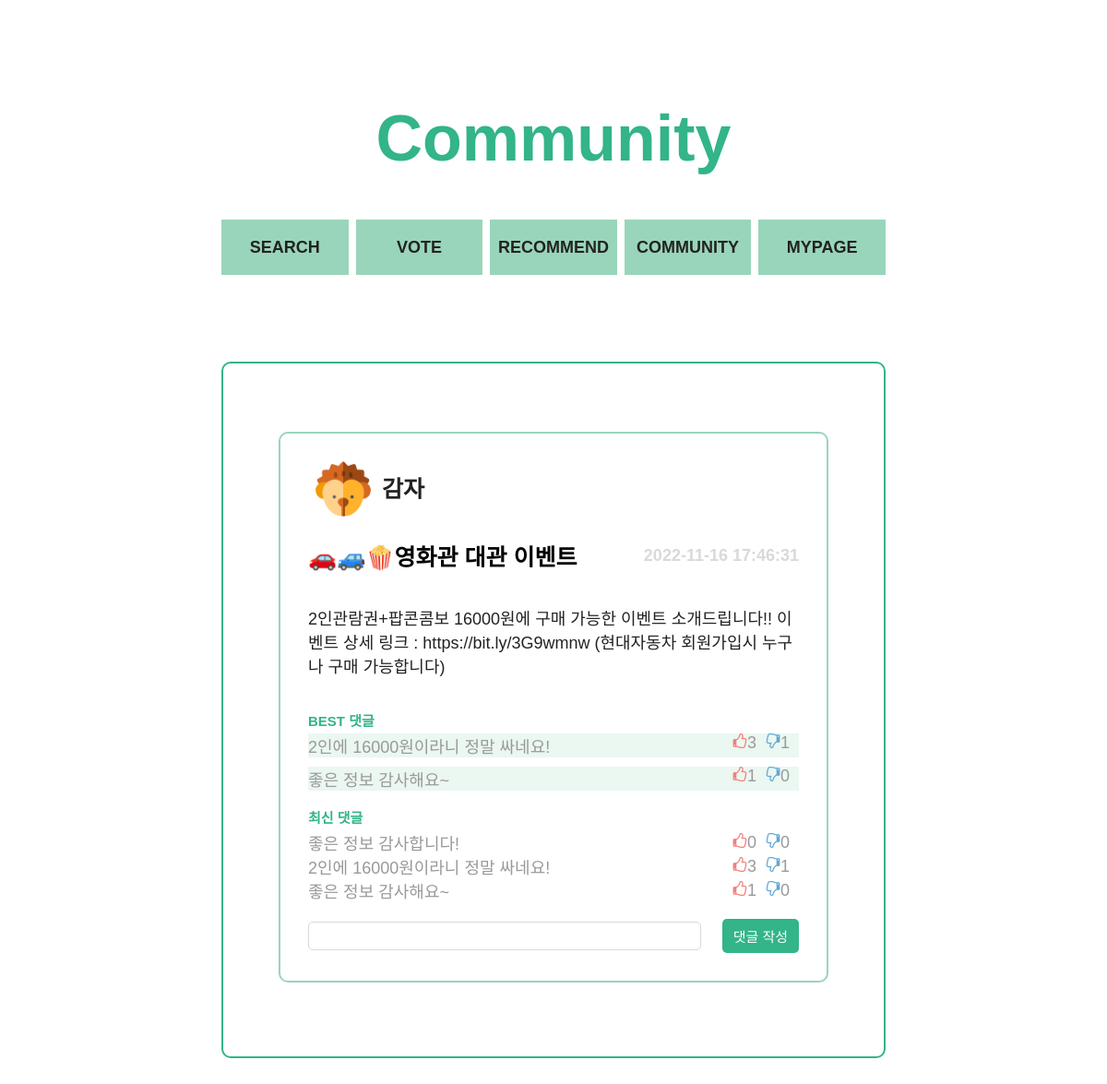
Page /pages/community/community_each.php?boardid=5 (signed in) on the committed database.
### tables this page shows
create table board (
	boardid int not null auto_increment primary key,
	userid varchar(20) not null,
	title varchar(50) not null,
	content varchar(500) not null,
	timestamps timestamp not null DEFAULT CURRENT_TIMESTAMP,
	type varchar(10) not null,
	foreign key (userid) references users (userid)
);

create table users (
	userid varchar(20) not null primary key,
	password varchar(40) not null,
	name varchar(15) not null,
	profile varchar(500) not null
);

create table comment (
	commentid int not null auto_increment primary key,
	boardid int not null,
	userid varchar(20) not null,
	content varchar(500) not null,
	timestamps timestamp not null DEFAULT CURRENT_TIMESTAMP,
	like_no int default 0,
	hate int default 0,
	foreign key (userid) references users (userid),
	foreign key (boardid) references board (boardid)
);

### pages/community/community_each.php (the view, shortened to what this page needs)
<?php
$conn = mysqli_connect("localhost", "team15", "team15", "team15");
$res = array();
$best_comment = array();
$comment = array();
$boardid = $_GET['boardid'];
if (mysqli_connect_errno()) {
    echo "<script>alert('Connection fail');</script>";
    exit();
} else {
    $sql = "select f.title, f.content, f.timestamps, u.userid, u.name, u.profile
            from board as f
            inner join users as u on f.userid = u.userid
            where f.boardid = ?";
    if($stmt = mysqli_prepare($conn, $sql)) {
        mysqli_stmt_bind_param($stmt, 's', $boardid);
        if(mysqli_stmt_execute($stmt)) {
            mysqli_stmt_bind_result($stmt, $title, $content, $time, $writerId, $writer, $writer_profile);
            while(mysqli_stmt_fetch($stmt)) {
                $res = [
                    "title" => $title,
                    "content" => $content,
                    "time" => $time,
                    "writerId" => $writerId,
                    "writer" => $writer,
                    "profile" => $writer_profile
                ];
            }
        } else {
            echo "<script>alert('fail execute the query');</script>";
            exit();
        }
    } else {
        echo "<script>alert('Fail prepare the statement');</script>";
        exit();
    }
    $sql = "select exists (select * from comment where boardid = ? and like_no > 0)";
    if($stmt = mysqli_prepare($conn, $sql)) {
        mysqli_stmt_bind_param($stmt,"s", $boardid);
        if(mysqli_stmt_execute($stmt)) {
            mysqli_stmt_bind_result($stmt, $exist);
            while(mysqli_stmt_fetch($stmt)) {
                $exist = $exist;
            }
        } else {
            echo "<script>alert('fail execute the query');</script>";
            exit();
        }
    } else {
        echo "<script>alert('Fail prepare the statement');</script>";
        exit();
    }
    $sql = "select c.commentid, c.userid, c.content, c.like_no, c.hate from comment as c join (
                select commentid, (a.like_no - a.hate) as diff
                from comment as a
                where a.boardid = ?
            ) b on c.commentid = b.commentid
            where b.diff >= 1
            order by b.diff desc limit 2";
    if($exist == 1) {
        if($stmt = mysqli_prepare($conn, $sql)) {
            mysqli_stmt_bind_param($stmt, 's', $boardid);
            if(mysqli_stmt_execute($stmt)) {
                mysqli_stmt_bind_result($stmt, $id, $c_user, $c_content, $like, $hate);
                while(mysqli_stmt_fetch($stmt)) {
                    array_push($best_comment, [
                        "c_id" => $id,
                        "c_user" => $c_user,
                        "c_content" => $c_content,
                        "like" => $like,
                        "hate" => $hate
                    ]);
                }
            } else {
                echo "<script>alert('fail execute the query');</script>";
                exit();
            }
        } else {
            echo "<script>alert('Fail prepare the statement');</script>";
            exit();
        }
    }
    $sql = 'select c.userid, c.commentid, c.content, c.timestamps, c.like_no, c.hate
            from comment as c
            where boardid = ?
            order by commentid';
    if($stmt = mysqli_prepare($conn, $sql)) {
        mysqli_stmt_bind_param($stmt, 's', $boardid);
        if(mysqli_stmt_execute($stmt)) {
            mysqli_stmt_bind_result($stmt, $c_writer, $c_id, $c_content, $c_time, $c_like, $c_hate);
            while(mysqli_stmt_fetch($stmt)) {
                array_push($comment, [
                    "c_id" => $c_id,
                    "c_writer" => $c_writer,
                    "c_content" => $c_content,
                    "c_time" => $c_time,
                    "c_like" => $c_like,
                    "c_hate" => $c_hate
                ]);
            }
        } else {
            echo "<script>alert('fail execute the query');</script>";
            exit();
        }
    } else {
        echo "<script>alert('Fail prepare the statement');</script>";
        exit();
    }
}
?>
<!DOCTYPE html>
<html lang="en">
<head>
    <link rel="stylesheet" href="../../index.css">
    <link rel="stylesheet" href="./communityStyle.css">
</head>
<body>
    <div id="contents">
        <header class="title">
            <h1>Community</h1>
        </header>
        <section class="menu">
            <a href="../search/search.php"><h4 class="eachMenu">SEARCH</h4></a>
            <a href="../vote/index.html"><h4 class="eachMenu">VOTE</h4></a>
            <a href="../recommend/index.html"><h4 class="eachMenu">RECOMMEND</h4></a>
            <a href="../community/index.php"><h4 class="eachMenu">COMMUNITY</h4></a>
            <a href="../mypage/index.php"><h4 class="eachMenu">MYPAGE</h4></a>
        </section>
        <section class="board">
            <div class="post">
                <div class="eachPost">
                <div class="eachProfile">
                    <img class="profileImg" src="<?=$res['profile']?>">
                    <p class="nickName"><?=$res['writer']?></p>
                </div>
                <div class="each_eachPostTop">
                    <h3 class="eachPostTitle"><?=$res['title']?></h3>
                    <div class="timeStamp"><?=$res['time']?></div>
                </div>
                    <div class="postContents_each">
                        <?=$res['content']?>
                    </div>
                    <div class="replIndex">BEST 댓글</div>
                    <?php
                    for ($i=0; $i < count($best_comment); $i++) {
                    ?>
                    <div class="bestRepl_each">
                        <div class="text"><?=$best_comment[$i]['c_content']?></div>
                        <div class="replCount_2">
                            <div onclick="location.href='../../php/community/updateLike.php?boardid=<?=$boardid?>&commentid=<?=$best_comment[$i]['c_id']?>'">
                                <label for="hiddenBtn" class="thumb">
                                    <div class="thumbUp_2" type="submit"><img src="../../img/thumb_up.svg" width="16px" height="16px"></div>
                                    <div class="thumbNum"><?=$best_comment[$i]['like']?></div>
                                </label>
                            </div>
                            <div onclick="location.href='../../php/community/updateHate.php?boardid=<?=$boardid?>&commentid=<?=$best_comment[$i]['c_id']?>'">
                                <label for="hiddenBtn" class="thumb">
                                    <div class="thumbDown_2" type="submit"><img src="../../img/thumb_down.svg" width="16px" height="16px"></div>
                                    <div class="thumbNum"><?=$best_comment[$i]['hate']?></div>
                                </label>
                            </div>
                        </div>
                    </div>
                    <?php
                    }
                    ?>
                    <div class="repl">
                        <div class="replIndex">최신 댓글</div>
                        <?php
                        for ($i=0; $i < count($comment); $i++) {
                        ?>
                        <div class="repl_each">
                            <div class="text"><?=$comment[$i]['c_content']?></div>
                            <div class="replCount_2">
                                <div onclick="location.href='../../php/community/updateLike.php?boardid=<?=$boardid?>&commentid=<?=$comment[$i]['c_id']?>'">
                                    <label for="hiddenBtn" class="thumb">
                                    <div class="thumbUp_2" type="submit"><img src="../../img/thumb_up.svg" width="16px" height="16px"></div>
                                    <div class="thumbNum"><?=$comment[$i]['c_like']?></div>
                                    </label>
                                </div>
                                <div onclick="location.href='../../php/community/updateHate.php?boardid=<?=$boardid?>&commentid=<?=$best_comment[$i]['c_id']?>'">
                                    <label for="hiddenBtn" class="thumb">
                                    <div class="thumbDown_2" type="submit"><img src="../../img/thumb_down.svg" width="16px" height="16px"></div>
                                    <div class="thumbNum"><?=$comment[$i]['c_hate']?></div>
                                    </label>
                                </div>
                            </div>
                        </div>
                        <?php
                        }
                        ?>
                    </div>
                    <form action="../../php/community/submitComment.php?boardid=<?=$boardid?>" method="post">
                    <div class="replPost">
                        <input class="replPostContents" name="comment">
                        <button class="replButton" type=submit>댓글 작성</button>
                    </div>
                    </form>
                </div>
            </div>
        </section>
    </div>
</body>
</html>

### index.css (style rules this page uses)
:root { --color-white: #ffffff; --color-gray-600: #222222; --color-gray-500: #3E4756; --color-gray-450: #A2ACBD; --color-gray-400: #9A9999; --color-gray-350: #D9D9D9; --color-gray-300: #EEEEEE; --color-blue-600: #1B4965; --color-blue-500: #62B6CB; --color-blue-400: #5FA8D3; --color-blue-300: #98C0F6; --color-blue-200: #CAE9FF; --color-red-300: #F47D79; --color-red-200: #FCA5A5; --color-red-100: #FECACA; --color-green-300: #33B489; --color-green-200: #67C891; --color-green-100: #99D5BA; --color-grad-500: #BEE9E8; --color-grad-400: #ACF2E2; --color-grad-300: #A8F8CF; --color-grad-200: #B6FCB3; --color-grad-100: #F9F871; --font-large: 70px; --font-medium: 35px; --font-regular: 25px; --font-semi-regular : 20px; --font-small:18px; --font-semi-micro: 15px; --font-micro: 13px; --weight-bold: 700; --weight-regular: 400; --weight-light: 300; --border-radius-regular: 10px; --border-radius-small: 5px; --animation-duration: 300ms; --width-large:72rem; --width-medium:65rem; }
* { box-sizing: border-box; font-size: 62.5%; }
body { width: 100%; height: 100%; font-family: "source-han-sans-korean", sans-serif; cursor: default; text-align: center; background-color: var(--color-white); margin: 0; padding: 0; }
a { text-decoration: none; }
button { background-color: transparent; cursor: pointer; border: none; outline: none; padding: 0; }
h1, .title1 { font-size: var(--font-large); font-weight: var(--weight-bold); margin:0; }
h3, .title3 { font-size: var(--font-regular); font-weight: var(--weight-bold); margin:0; }
h4, .title4 { font-size: var(--font-small); font-weight: var(--weight-bold); margin:0; }
#contents { margin: 0 auto; display: flex; flex-direction: column; width: 72rem; padding-bottom: 10rem; }
.title { margin-top:11rem; margin-bottom:2.4rem; }

### rows in the picture
board: userid.profile (picture), userid.name "감자", title "🚗🚙🍿영화관 대관 이벤트", timestamps "2022-11-16 17:46:31", content "2인관람권+팝콘콤보 16000원에 구매 가능한 이벤트 소개드립니다!! 이벤트 상세 링크 : https://bit.ly/3G9wmnw (현대자동차 회원가입시 누구나 구매 가능합니다)"
comment: content "좋은 정보 감사합니다!"
comment: content "2인에 16000원이라니 정말 싸네요!", like_no "3", hate "1"
comment: content "좋은 정보 감사해요~", like_no "1", hate "0"

### other values in the picture
$best_comment[$i]['c_content'] "2인에 16000원이라니 정말 싸네요!"
$best_comment[$i]['like'] "3"
$best_comment[$i]['hate'] "1"
$best_comment[$i]['c_content'] "좋은 정보 감사해요~"
$best_comment[$i]['like'] "1"
$best_comment[$i]['hate'] "0"
$comment[$i]['c_like'] "0"
$comment[$i]['c_hate'] "0"
